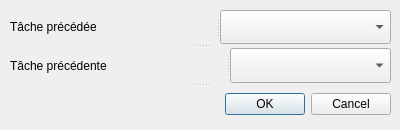
<?xml version="1.0" encoding="UTF-8"?>
<ui version="4.0">
 <class>AjoutPrecedenceWindow</class>
 <widget class="QDialog" name="AjoutPrecedenceWindow">
  <property name="geometry">
   <rect>
    <x>0</x>
    <y>0</y>
    <width>400</width>
    <height>130</height>
   </rect>
  </property>
  <property name="windowTitle">
   <string>Dialog</string>
  </property>
  <widget class="QSplitter" name="splitter_3">
   <property name="geometry">
    <rect>
     <x>10</x>
     <y>10</y>
     <width>381</width>
     <height>111</height>
    </rect>
   </property>
   <property name="orientation">
    <enum>Qt::Vertical</enum>
   </property>
   <widget class="QSplitter" name="splitter">
    <property name="orientation">
     <enum>Qt::Horizontal</enum>
    </property>
    <widget class="QLabel" name="label">
     <property name="text">
      <string>Tâche précédée</string>
     </property>
    </widget>
    <widget class="QComboBox" name="comboBox"/>
   </widget>
   <widget class="QSplitter" name="splitter_2">
    <property name="orientation">
     <enum>Qt::Horizontal</enum>
    </property>
    <widget class="QLabel" name="label_2">
     <property name="text">
      <string>Tâche précédente</string>
     </property>
    </widget>
    <widget class="QComboBox" name="comboBox_2"/>
   </widget>
   <widget class="QDialogButtonBox" name="buttonBox">
    <property name="orientation">
     <enum>Qt::Horizontal</enum>
    </property>
    <property name="standardButtons">
     <set>QDialogButtonBox::Cancel|QDialogButtonBox::Ok</set>
    </property>
   </widget>
  </widget>
 </widget>
 <resources/>
 <connections>
  <connection>
   <sender>buttonBox</sender>
   <signal>accepted()</signal>
   <receiver>AjoutPrecedenceWindow</receiver>
   <slot>accept()</slot>
   <hints>
    <hint type="sourcelabel">
     <x>248</x>
     <y>254</y>
    </hint>
    <hint type="destinationlabel">
     <x>157</x>
     <y>274</y>
    </hint>
   </hints>
  </connection>
  <connection>
   <sender>buttonBox</sender>
   <signal>rejected()</signal>
   <receiver>AjoutPrecedenceWindow</receiver>
   <slot>reject()</slot>
   <hints>
    <hint type="sourcelabel">
     <x>316</x>
     <y>260</y>
    </hint>
    <hint type="destinationlabel">
     <x>286</x>
     <y>274</y>
    </hint>
   </hints>
  </connection>
 </connections>
</ui>
